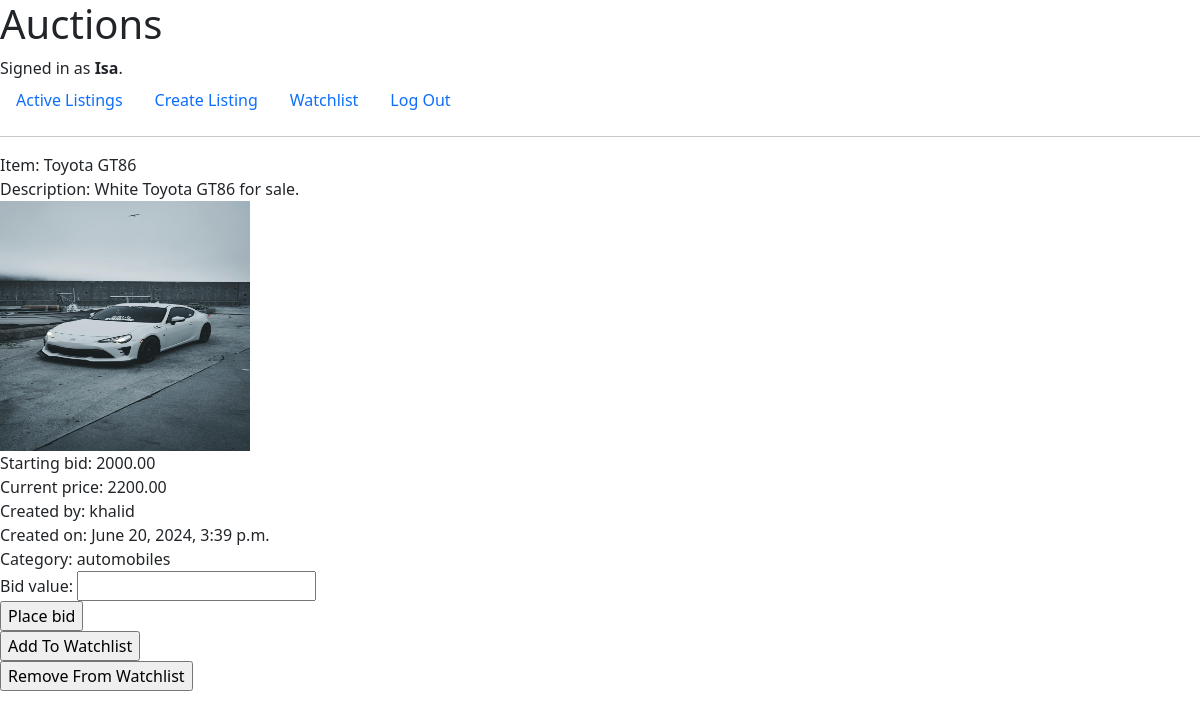
The app's page /6 (signed in) with its own data.
### auctions/models.py (models this page shows, shortened)
class User(AbstractUser):
    pass

class Listing(models.Model):
    category_choices = [('fashion','Fashion'),
                        ('electronics','Electronics'),
                        ('health','Health'),
                        ('toys','Toys'),
                        ('home','Home'),
                        ('jewelry','Jewelry'),
                        ('automobiles','Automobiles'),
                        ('luxury', 'Luxury')
                        ]
    item_name = models.CharField(max_length=64)
    created_by = models.ForeignKey(User, on_delete=models.CASCADE, related_name="listings")
    created_date = models.DateTimeField(default=now)
    description = models.TextField(max_length=300, default="Add description")
    starting_bid = models.DecimalField(max_digits=10,decimal_places=2)
    current_price = models.DecimalField(max_digits=10,decimal_places=2,null=True,blank=True)
    image = models.ImageField(upload_to='images', blank=True, null=True)
    category = models.CharField(max_length=50, default="Add category", choices=category_choices, blank=True)
    status = models.BooleanField(default=True)

### auctions/views.py (the view, shortened to what this page needs)
# urls.py: path("<int:listing_id>", views.view_listing, name="view_listing"),
def view_listing(request, listing_id):
    bid_form = BidForm()
    listing = Listing.objects.get(pk=listing_id)
    bid = listing.bids.last() # get bids associated with the listing; bids is a QuerySet object
    if bid:
        highest_bid = bid.bid_value
        winner = bid.placed_by
        listing.current_price = highest_bid
    else:
        listing.current_price = listing.starting_bid
        winner = None
    return render(request, "auctions/view_listing.html", {
        "listing": listing,
        "bid_form": bid_form,
        "winner" : winner
    })

### auctions/forms.py
class BidForm(ModelForm):
    class Meta:
        model = Bid
        fields = ['bid_value']

### auctions/templates/auctions/view_listing.html (shortened to what this page needs)
{% extends "auctions/layout.html" %}
{% block body %}
    <div>
        <div>Item: {{ listing.item_name }}</div>
        <div>Description: {{ listing.description }}</div>
        {% if listing.image %}
            <div><img src="{{ listing.image.url }}" alt="listing.item_name" height="250" width="250"></div>
        {% endif %}
        <div>Starting bid: {{ listing.starting_bid }}</div>
        <div>Current price: {{ listing.current_price }}</div>
        <div>Created by: {{ listing.created_by }}</div>
        <div>Created on: {{ listing.created_date}}</div>
        <div>Category: {{ listing.category }}</div>
    </div>
    {% if user.is_authenticated %}
        {% if listing.status == True %}
            <div>
            <form action="{% url 'view_listing' listing.id %}" method="post">
                {{ bid_form }}
                <input type="submit" value="Place bid">
            </form>
            </div>
                <div>
                    <form action="{% url 'add_to_watchlist' listing.id %}" method="post">
                        <input type="submit" value="Add To Watchlist">
                    </form>
                    <form action="{% url 'remove_from_watchlist' listing.id %}" method="post">
                        <input type="submit" value="Remove From Watchlist">
                    </form>
                </div>
        {% elif winner is not None and winner == request.user %}
            <p>Congratulations! You have won this auction</p>
        {% else %}
            <p>This auction is closed</p>
        {% endif %}
    {% endif %}
{% endblock %}

### auctions/templates/auctions/layout.html (shortened to what this page needs)
<!DOCTYPE html>
<html lang="en">
    <head>
        <link href="https://cdn.jsdelivr.net/npm/bootstrap@5.3.3/dist/css/bootstrap.min.css" rel="stylesheet">
    </head>
    <body>
        <h1>Auctions</h1>
        <div>
            {% if user.is_authenticated %}
                Signed in as <strong>{{ user.username }}</strong>.
            {% else %}
                Not signed in.
            {% endif %}
        </div>
        <ul class="nav">
            <li class="nav-item">
                <a class="nav-link" href="{% url 'index' %}">Active Listings</a>
            </li>
            {% if user.is_authenticated %}
                <li class="nav-item">
                    <a class="nav-link" href="{% url 'create_listing' %}">Create Listing</a>
                </li>
                <li class="nav-item">
                    <a class="nav-link" href="{% url 'watchlist' %}">Watchlist</a>
                </li>
                <li class="nav-item">
                    <a class="nav-link" href="{% url 'logout' %}">Log Out</a>
                </li>
            {% endif %}
        </ul>
        <hr>
        {% block body %}
        {% endblock %}
    </body>
</html>

### records on screen
User: username "Isa"
Listing: item_name "Toyota GT86", description "White Toyota GT86 for sale.", image (picture), starting_bid "2000.00", current_price "2200.00", created_by "khalid", created_date "June 20, 2024, 3:39 p.m.", category "automobiles"
